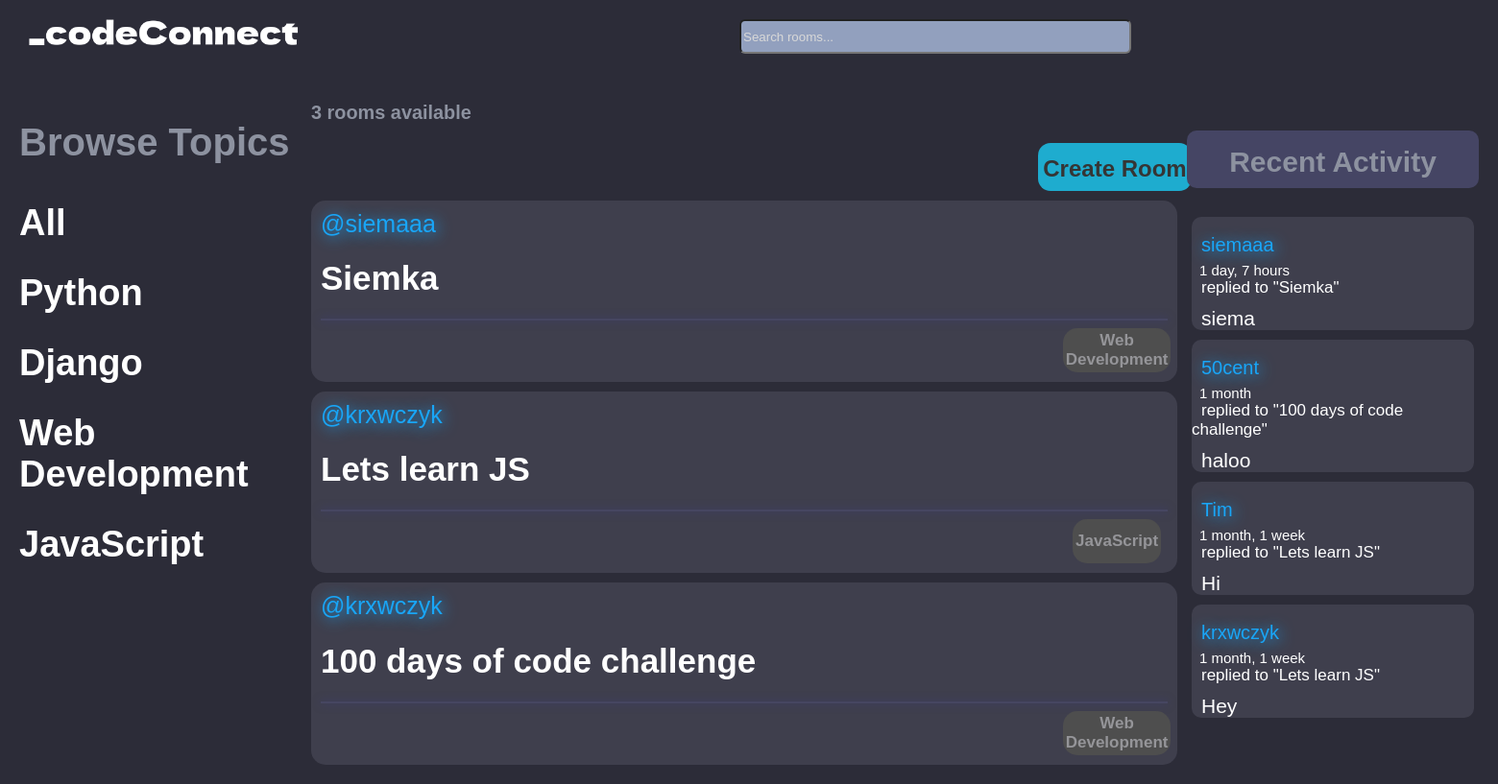
The app's page /, older data.
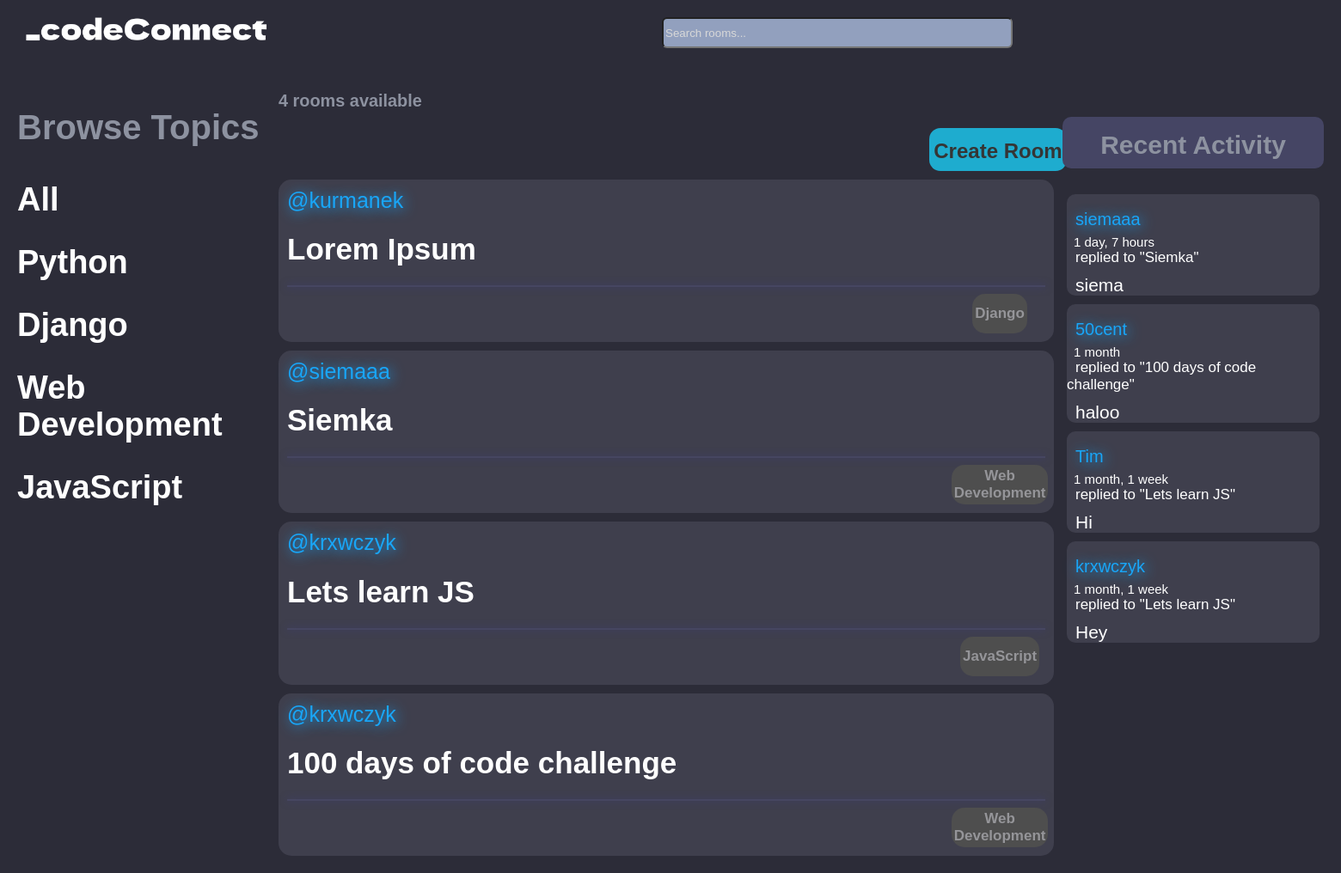
The same page, newer data.
### base/models.py (models this page shows)
class Topic(models.Model):
    name = models.CharField(max_length=200)
    def __str__(self):
        return self.name

class Room(models.Model):
    host = models.ForeignKey(User, on_delete=models.SET_NULL, null=True)
    topic = models.ForeignKey(Topic, on_delete=models.SET_NULL, null=True)
    name = models.CharField(max_length=200)
    description = models.TextField(null=True, blank=True)
    participants = models.ManyToManyField(User, related_name='participants', blank=True)
    updated = models.DateTimeField(auto_now=True)
    created = models.DateTimeField(auto_now_add=True)
    class Meta:
        ordering = ['-updated', '-created']
    def __str__(self):
        return self.name

class Message(models.Model):
    user = models.ForeignKey(User, on_delete=models.CASCADE)
    room = models.ForeignKey(Room, on_delete=models.CASCADE)
    body = models.TextField()
    updated = models.DateTimeField(auto_now=True)
    created = models.DateTimeField(auto_now_add=True)
    class Meta:
        ordering = ['-updated', '-created']
    def __str__(self):
        return self.body[0:50]

### base/views.py (the view)
# urls.py: path('', views.home, name="home"),
def home(request):
    q = request.GET.get('q') if request.GET.get('q') != None else ''
    rooms = Room.objects.filter(
        Q(topic__name__icontains=q) |
        Q(name__icontains=q) |
        Q(description__icontains=q)
        )
    topics = Topic.objects.all()
    room_count = rooms.count()
    room_messages = Message.objects.all()
    context = {'rooms': rooms, 'topics':topics,
               'room_count': room_count,
               'room_messages':room_messages}
    return render(request, 'base/home.html', context)

### base/templates/base/home.html (shortened to what this page needs)
{% extends 'main.html' %}
{% block content %}
<div class="home-container">
    <div class="topics">
        <h3>Browse Topics</h3>
        <div class="topic_name">
            <a href="{% url 'home' %}">All</a>
        </div>
        {% for topic in topics %}
            <div class="topic_name">
                <a href="{% url 'home' %}?q={{topic.name}}">{{topic.name}}</a>
            </div>
        {% endfor %}
    </div>
    <div class="available">
        <div class="create">
        <h3>{{room_count}} rooms available</h3>
        <div class="btn"><a href="{% url 'create-room' %}">Create Room</a></div>
        </div>
        <div class="rooms">
            {% for room in rooms %}
            <div class="room">
                <span>@{{room.host.username}}</span>
                <h5><a href="/room/{{room.id}}">{{room.name}}</a></h5>
                <hr>
                <div class="room_topic"><small>{{room.topic}}</small></div>
            </div>
            {% endfor %}
        </div>
    </div>
    <div class="activity">
        <h3>Recent Activity</h3>
        {% for message in room_messages %}
            <div class="message">
                <small><div class="user">{{message.user}}</div><div class="time"> {{message.created|timesince}}</div></small>
                <small class="reply">replied to "{{message.room}}"</small>
                <p>{{message}}</p>
            </div>
        {% endfor %}
    </div>
</div>
{% endblock %}

Row changes from the older to the newer data that the page shows:
added Room: host.username "kurmanek", name "Lorem Ipsum", topic "Django"
Text that changed along with them:
{{ room_count }}: "3" → "4"
